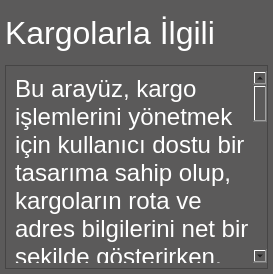
               <widget class="QWidget" name="page_about_home">
                <property name="styleSheet">
                 <string notr="true">background:rgb(91,90,90);</string>
                </property>
                <layout class="QVBoxLayout" name="verticalLayout_13">
                 <property name="spacing">
                  <number>5</number>
                 </property>
                 <property name="leftMargin">
                  <number>5</number>
                 </property>
                 <property name="topMargin">
                  <number>5</number>
                 </property>
                 <property name="rightMargin">
                  <number>5</number>
                 </property>
                 <property name="bottomMargin">
                  <number>5</number>
                 </property>
                 <item>
                  <widget class="QLabel" name="lab_about_home">
                   <property name="minimumSize">
                    <size>
                     <width>0</width>
                     <height>55</height>
                    </size>
                   </property>
                   <property name="maximumSize">
                    <size>
                     <width>16777215</width>
                     <height>55</height>
                    </size>
                   </property>
                   <property name="font">
                    <font>
                     <family>Segoe UI</family>
                     <pointsize>24</pointsize>
                    </font>
                   </property>
                   <property name="styleSheet">
                    <string notr="true">color:rgb(255,255,255);</string>
                   </property>
                   <property name="text">
                    <string>Kargolarla İlgili</string>
                   </property>
                  </widget>
                 </item>
                 <item>
                  <widget class="QFrame" name="frame_about_home">
                   <property name="frameShape">
                    <enum>QFrame::Shape::StyledPanel</enum>
                   </property>
                   <property name="frameShadow">
                    <enum>QFrame::Shadow::Raised</enum>
                   </property>
                   <layout class="QHBoxLayout" name="horizontalLayout_28">
                    <property name="spacing">
                     <number>0</number>
                    </property>
                    <property name="leftMargin">
                     <number>5</number>
                    </property>
                    <property name="topMargin">
                     <number>5</number>
                    </property>
                    <property name="rightMargin">
                     <number>0</number>
                    </property>
                    <property name="bottomMargin">
                     <number>5</number>
                    </property>
                    <item>
                     <widget class="QTextBrowser" name="text_about_home">
                      <property name="enabled">
                       <bool>true</bool>
                      </property>
                      <property name="font">
                       <font>
                        <family>Segoe UI</family>
                        <pointsize>10</pointsize>
                       </font>
                      </property>
                      <property name="styleSheet">
                       <string notr="true">color:rgb(255,255,255);</string>
                      </property>
                      <property name="frameShape">
                       <enum>QFrame::Shape::NoFrame</enum>
                      </property>
                      <property name="frameShadow">
                       <enum>QFrame::Shadow::Plain</enum>
                      </property>
                      <property name="readOnly">
                       <bool>true</bool>
                      </property>
                      <property name="html">
                       <string>&lt;!DOCTYPE HTML PUBLIC &quot;-//W3C//DTD HTML 4.0//EN&quot; &quot;http://www.w3.org/TR/REC-html40/strict.dtd&quot;&gt;
&lt;html&gt;&lt;head&gt;&lt;meta name=&quot;qrichtext&quot; content=&quot;1&quot; /&gt;&lt;meta charset=&quot;utf-8&quot; /&gt;&lt;style type=&quot;text/css&quot;&gt;
p, li { white-space: pre-wrap; }
hr { height: 1px; border-width: 0; }
li.unchecked::marker { content: &quot;\2610&quot;; }
li.checked::marker { content: &quot;\2612&quot;; }
&lt;/style&gt;&lt;/head&gt;&lt;body style=&quot; font-family:'Segoe UI'; font-size:10pt; font-weight:400; font-style:normal;&quot;&gt;
&lt;p style=&quot; margin-top:0px; margin-bottom:0px; margin-left:0px; margin-right:0px; -qt-block-indent:0; text-indent:0px;&quot;&gt;&lt;span style=&quot; font-family:'-webkit-standard'; font-size:18pt; color:#ffffff;&quot;&gt;Bu arayüz, kargo işlemlerini yönetmek için kullanıcı dostu bir tasarıma sahip olup, kargoların rota ve adres bilgilerini net bir şekilde gösterirken, aynı zamanda ilgili kişilerin iletişim bilgilerini düzenli bir biçimde sunar. Kullanıcılar, her kargonun gideceği adresi ve güzergahı rahatça görebilirken, her gönderi için alıcı ve gönderici bilgilerini hızlıca erişebilir. Kargo takip numarası, teslimat durumu gibi detaylar da kolayca görüntülenebilir. Arayüz, tüm bu bilgileri görsel olarak ayrıştırarak kullanıcının rahatça işlem yapmasını sağlar.&lt;/span&gt;&lt;/p&gt;
&lt;p style=&quot;-qt-paragraph-type:empty; margin-top:0px; margin-bottom:0px; margin-left:0px; margin-right:0px; -qt-block-indent:0; text-indent:0px; font-family:'-webkit-standard'; font-size:18pt; color:#ffffff;&quot;&gt;&lt;br /&gt;&lt;/p&gt;&lt;/body&gt;&lt;/html&gt;</string>
                      </property>
                      <property name="textInteractionFlags">
                       <set>Qt::TextInteractionFlag::TextBrowserInteraction</set>
                      </property>
                     </widget>
                    </item>
                   </layout>
                  </widget>
                 </item>
                </layout>
               </widget>
